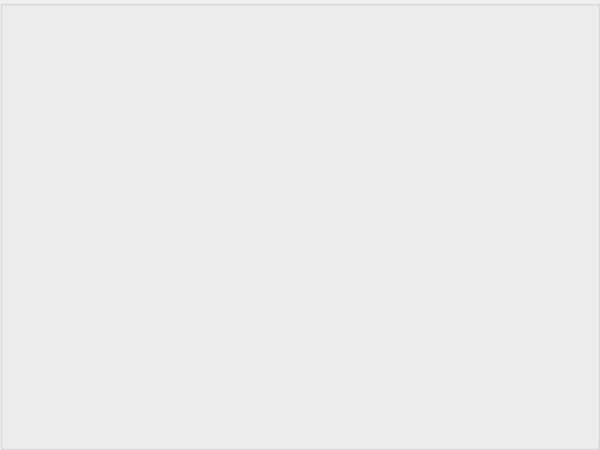
<?xml version="1.0" encoding="UTF-8"?>
<ui version="4.0">
 <class>mainScreen</class>
 <widget class="QGroupBox" name="mainScreen">
  <property name="geometry">
   <rect>
    <x>0</x>
    <y>0</y>
    <width>600</width>
    <height>450</height>
   </rect>
  </property>
  <property name="minimumSize">
   <size>
    <width>600</width>
    <height>450</height>
   </size>
  </property>
  <property name="maximumSize">
   <size>
    <width>600</width>
    <height>450</height>
   </size>
  </property>
  <property name="windowTitle">
   <string>Main Menu</string>
  </property>
  <property name="title">
   <string/>
  </property>
  <widget class="QWidget" name="gridLayoutWidget">
   <property name="geometry">
    <rect>
     <x>-1</x>
     <y>-1</y>
     <width>601</width>
     <height>451</height>
    </rect>
   </property>
   <layout class="QGridLayout" name="buttonGridLayout" rowstretch="0" rowminimumheight="0">
    <property name="sizeConstraint">
     <enum>QLayout::SetMaximumSize</enum>
    </property>
    <property name="spacing">
     <number>0</number>
    </property>
   </layout>
  </widget>
 </widget>
 <resources/>
 <connections/>
</ui>
